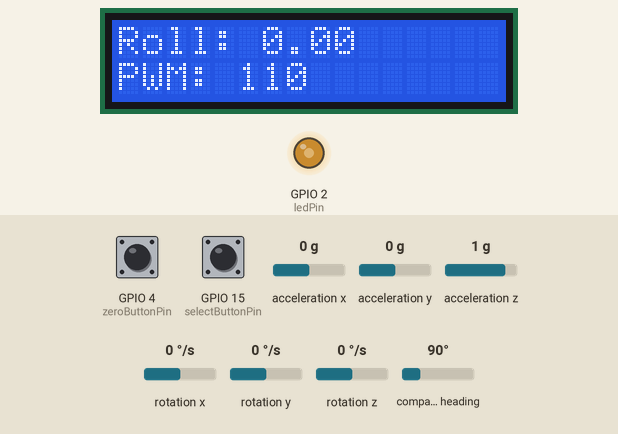
Simulated run of this sketch. Board: ESP32. On the bench: 16×2 character LCD, output pins drawn as LEDs (lit = HIGH). The inputs (shaded band) are chosen by the test bench; at power-on: GPIO 15 (selectButtonPin) HIGH, acceleration y 0 g, GPIO 4 (zeroButtonPin) HIGH, compass heading 90°, acceleration x 0 g, acceleration z 1 g, rotation x 0 °/s, rotation y 0 °/s, rotation z 0 °/s. Nothing arrives over Bluetooth unless stated; what the sketch prints to the serial monitor is not drawn.

Above: at 1.2 s.
1.3 s: GPIO 15 (selectButtonPin) pulled LOW for 0.15 s
At 1.8 s:
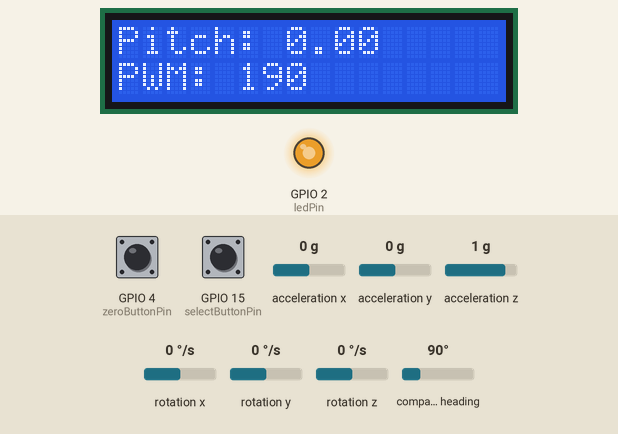
2.0 s: acceleration y set to 0.8 g
5.0 s: GPIO 4 (zeroButtonPin) pulled LOW for 0.15 s
5.7 s: GPIO 15 (selectButtonPin) pulled LOW for 1 s
At 6.25 s:
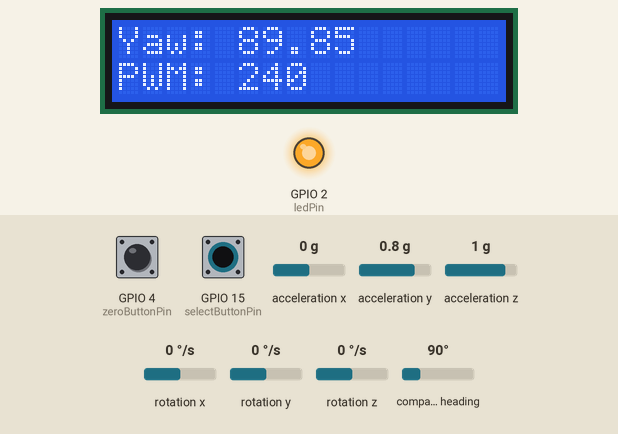
7.3 s: compass heading set to 180°
At 7.48 s:
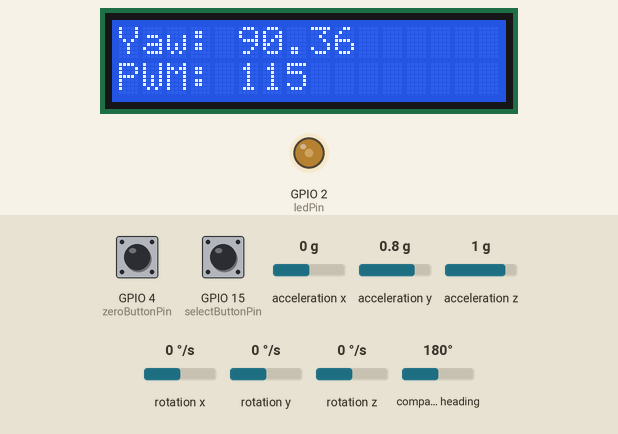
9.7 s: GPIO 15 (selectButtonPin) pulled LOW for 0.15 s
At 10.21 s:
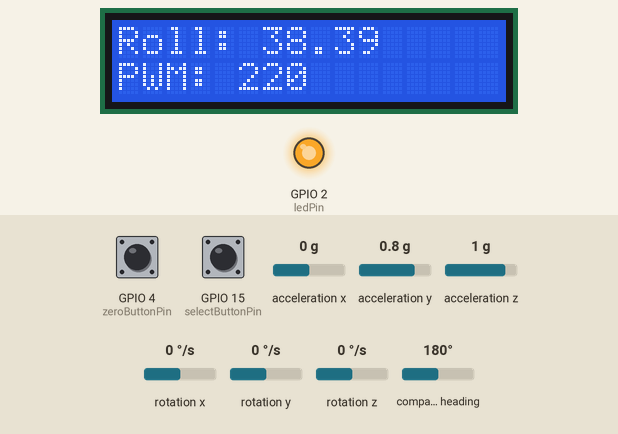
Timing chart, 0 to 57.9 s (numbered marks = the images above; inputs shaded):
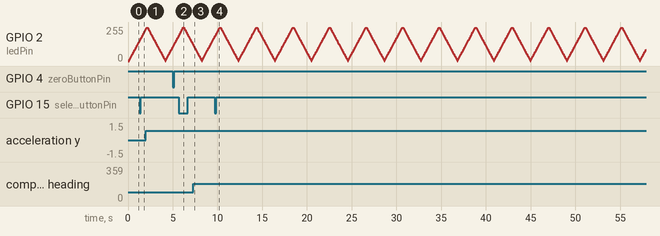

Measured:
- after the input at 1.3 s, the display: first differs from a run without the input after 0.35 s (image 1)
- after the input at 5.7 s, the display: first changes after 0.10 s (image 2 shows a later state)
- after the input at 9.7 s, the display: first differs from a run without the input after 0.36 s (image 4)

The sketch:

sketch_FILTER.ino
```cpp
#include <Wire.h>
#include <MPU9250.h>
#include <LCDI2C_Multilingual.h>
#include <freertos/FreeRTOS.h>
#include <freertos/task.h>
#include <Ticker.h>
#include "BluetoothSerial.h"
#include <SimpleKalmanFilter.h>

MPU9250 mpu;
LCDI2C_Symbols lcd(0x27, 16, 2);

int ledPin = 2;
int pwmChannel = 0;
int pwmValue = 0;
bool increasing = true;

int selectButtonPin = 15;
int zeroButtonPin = 4;
int selectButtonState = HIGH;
int zeroButtonState = HIGH;
int lastSelectButtonState = HIGH;
int lastZeroButtonState = HIGH;
unsigned long lastDebounceTime = 0;
unsigned long debounceDelay = 50;

float rollOffset = 0;
float pitchOffset = 0;
float yawOffset = 0;

int selectedValue = 0;

// Kalman Filter 객체 생성 (측정 불확실성, 프로세스 불확실성, 측정 잡음) kalman filter 수정 필요
SimpleKalmanFilter rollKalmanFilter(2, 2, 0.01);
SimpleKalmanFilter pitchKalmanFilter(2, 2, 0.01);
SimpleKalmanFilter yawKalmanFilter(2, 2, 0.01);

Ticker ticker;
BluetoothSerial SerialBT;

TaskHandle_t imuTaskHandle = NULL;
TaskHandle_t lcdTaskHandle = NULL;
TaskHandle_t ledTaskHandle = NULL;

void wakeUpTasks() {
  if (imuTaskHandle != NULL) xTaskNotifyGive(imuTaskHandle);
  if (lcdTaskHandle != NULL) xTaskNotifyGive(lcdTaskHandle);
  if (ledTaskHandle != NULL) xTaskNotifyGive(ledTaskHandle);
}

void handleSwitches() {
  int selectReading = digitalRead(selectButtonPin);

  if (selectReading != lastSelectButtonState) lastDebounceTime = millis();
  if ((millis() - lastDebounceTime) > debounceDelay) {
    if (selectReading != selectButtonState) {
      selectButtonState = selectReading;
      if (selectButtonState == LOW) {
        selectedValue = (selectedValue + 1) % 3;
      }
    }
  }
  lastSelectButtonState = selectReading;

  int zeroReading = digitalRead(zeroButtonPin);

  if (zeroReading != lastZeroButtonState) lastDebounceTime = millis();
  if ((millis() - lastDebounceTime) > debounceDelay) {
    if (zeroReading != zeroButtonState) {
      zeroButtonState = zeroReading;
      if (zeroButtonState == LOW) {
        switch (selectedValue) {
          case 0: rollOffset = mpu.getRoll(); break;
          case 1: pitchOffset = mpu.getPitch(); break;
          case 2: yawOffset = mpu.getYaw(); break;
        }
      }
    }
  }
  lastZeroButtonState = zeroReading;
}

void imuTask(void *pvParameters) {
  while (1) {
    ulTaskNotifyTake(pdTRUE, portMAX_DELAY);

    if (mpu.update()) {
      float rawRoll = mpu.getRoll();
      float rawPitch = mpu.getPitch();
      float rawYaw = mpu.getYaw();

      float filteredRoll = rollKalmanFilter.updateEstimate(rawRoll);
      float filteredPitch = pitchKalmanFilter.updateEstimate(rawPitch);
      float filteredYaw = yawKalmanFilter.updateEstimate(rawYaw);

      filteredRoll -= rollOffset;
      filteredPitch -= pitchOffset;
      filteredYaw -= yawOffset;

      Serial.print("Roll: "); Serial.print(filteredRoll, 2);
      Serial.print(", Pitch: "); Serial.print(filteredPitch, 2);
      Serial.print(", Yaw: "); Serial.println(filteredYaw, 2);

      SerialBT.print("Roll: "); SerialBT.print(filteredRoll, 2);
      SerialBT.print(", Pitch: "); SerialBT.print(filteredPitch, 2);
      SerialBT.print(", Yaw: "); SerialBT.println(filteredYaw, 2);
    } else {
      Serial.println("IMU Update Failed");
    }
  }
}

void lcdTask(void *pvParameters) {
  while (1) {
    ulTaskNotifyTake(pdTRUE, portMAX_DELAY);

    lcd.clear();
    lcd.setCursor(0, 0);

    switch (selectedValue) {
      case 0:
          lcd.print("Roll: ");
          lcd.print(rollKalmanFilter.updateEstimate(mpu.getRoll()) - rollOffset, 2);
          break;
      case 1:
          lcd.print("Pitch: ");
          lcd.print(pitchKalmanFilter.updateEstimate(mpu.getPitch()) - pitchOffset, 2);
          break;
      case 2:
          lcd.print("Yaw: ");
          lcd.print(yawKalmanFilter.updateEstimate(mpu.getYaw()) - yawOffset, 2);
          break;
 }

    lcd.setCursor(0, 1);
    lcd.print("PWM: ");
    lcd.print(pwmValue);
  }
}

void ledTask(void *pvParameters) {
  while (1) {
    ulTaskNotifyTake(pdTRUE, portMAX_DELAY);

    if (increasing) {
      pwmValue += 5;
      if (pwmValue >= 255) {
        pwmValue = 255;
        increasing = false;
      }
    } else {
      pwmValue -= 5;
      if (pwmValue <= 0) {
        pwmValue = 0;
        increasing = true;
      }
    }

    ledcWrite(2, pwmValue);

    Serial.print("PWM Value: ");
    Serial.println(pwmValue);

    SerialBT.print("PWM Value: ");
    SerialBT.println(pwmValue);
  }
}

void setup() {
  Serial.begin(115200);
  Wire.begin();
  pinMode(ledPin, OUTPUT);
  pinMode(selectButtonPin, INPUT_PULLUP);
  pinMode(zeroButtonPin, INPUT_PULLUP);

  ledcAttach(2, 5000, 8);
  lcd.init();
  lcd.backlight();
  mpu.setup(0x68);
  SerialBT.begin("ESP32_BT");

  xTaskCreate(imuTask, "IMU Task", 2048, NULL, 1, &imuTaskHandle);
  xTaskCreate(lcdTask, "LCD Task", 2048, NULL, 1, &lcdTaskHandle);
  xTaskCreate(ledTask, "LED Task", 2048, NULL, 1, &ledTaskHandle);

  ticker.attach_ms(40, wakeUpTasks);
}

void loop() {
  handleSwitches();
}
```
